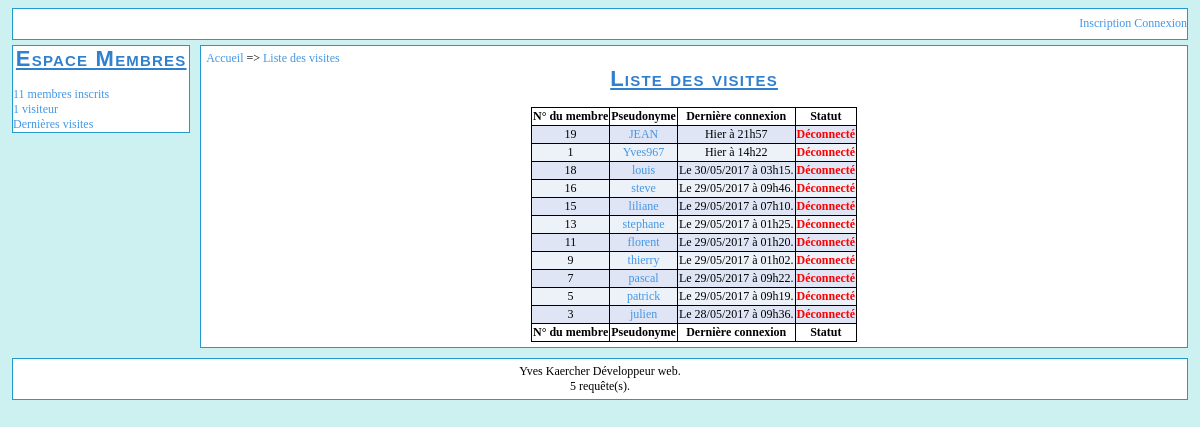
/stats.php?see=passed, run on the app's committed database.
### tables this page shows
CREATE TABLE `membres` (
  `membre_id` int(11) NOT NULL,
  `membre_pseudo` varchar(32) NOT NULL,
  `membre_mdp` varchar(40) NOT NULL,
  `membre_mail` varchar(100) NOT NULL,
  `membre_inscription` bigint(20) NOT NULL,
  `membre_naissance` varchar(11) NOT NULL,
  `membre_msn` varchar(255) NOT NULL,
  `membre_yahoo` varchar(255) NOT NULL,
  `membre_aim` varchar(255) NOT NULL,
  `membre_localisation` varchar(255) NOT NULL,
  `membre_profession` varchar(255) NOT NULL,
  `membre_avatar` varchar(255) NOT NULL,
  `membre_biographie` text NOT NULL,
  `membre_signature` text NOT NULL,
  `membre_derniere_visite` bigint(20) NOT NULL,
  `membre_banni` int(11) NOT NULL DEFAULT '0'
);

### includes/fonctions.php (called while the page is built, shortened)
<?php
function sqlquery($requete, $number)
{
	$query = mysql_query($requete) or exit('Erreur SQL : '.mysql_error().' Ligne : '. __LINE__ .'.');
	if($number == 1)
	{
		$query1 = mysql_fetch_assoc($query);
		return $query1;
	}
	else if($number == 2)
	{
		while($query1 = mysql_fetch_assoc($query))
		{
			$query2[] = $query1;
		}
		return $query2;
	}
	else
	{
		exit('Argument de sqlquery non renseigné ou incorrect.');
	}
}
function queries($num = 1)
{
	global $queries;
	$queries = $queries + intval($num);
}
?>

### includes/config.php (called while the page is built, shortened)
<?php
$queries = 0;
?>

### stats/passed.php (the view, shortened to what this page needs)
<?php
include('includes/haut.php');
?>
                <div id="colonne_gauche">
                <?php
                include('includes/colg.php');
                ?>
                </div>
                <div id="contenu">
                        <div id="map">
                                <a href="index.php">Accueil</a> => <a href="stats.php?see=passed">Liste des visites</a>
                        </div>
                        <h1>Liste des visites</h1>
                <?php
                $membre_query = sqlquery("SELECT membre_id, membre_pseudo, membre_derniere_visite, connectes_id
                FROM membres
                LEFT JOIN connectes
                ON membre_id = connectes_id
                ORDER BY membre_derniere_visite DESC", 2);
                $i = 0;
                ?>
                        <div class="membre_liste">
                                <table>
                                        <thead>
                                                <th>N° du membre</th>
                                                <th>Pseudonyme</th>
                                                <th>Dernière connexion</th>
                                                <th>Statut</th>
                                        </thead>
                                        <tfoot>
                                                <th>N° du membre</th>
                                                <th>Pseudonyme</th>
                                                <th>Dernière connexion</th>
                                                <th>Statut</th>
                                        </tfoot>
                                        <tbody>
                <?php
                while(isset($membre_query[$i]))
                {
                        if($membre_query[$i]['connectes_id'] == $membre_query[$i]['membre_id'])
                        {
                                $statut = '<span class="actif">Connecté</span>';
                        }
                        else
                        {
                                $statut = '<span class="inactif">Déconnecté</span>';
                        }
                        echo '<tr class="ligne_'.($i%2).'">
                        <td>'.$membre_query[$i]['membre_id'].'</td>
                        <td><a href="membres/user.php?id='.$membre_query[$i]['membre_id'].'">'.htmlspecialchars($membre_query[$i]['membre_pseudo'], ENT_QUOTES).'</a></td>
                        <td>'.mepd($membre_query[$i]['membre_derniere_visite']).'</td>
                        <td>'.$statut.'</td>
                        </tr>
                        ';
                        $i++;
                }
                ?>
                                        </tbody>
                                </table>
                        </div>
                </div>

### design.css (style rules this page uses)
body { background-color: #CDF0F0; width:auto; margin-left: 1%; margin-right: 1%; font-family: verdana, serif; font-size:12px }
#colonne_gauche { background-color: white; width:15%; margin-top: 5px; margin-bottom: 10px; padding:0; border: 1px solid #2499cc; float: left; }
#contenu { background-color: white; margin-left: 16%; margin-bottom:10px; margin-right:0; margin-top:5px; padding:5px; width:auto; border: 1px solid #2499cc; min-height:200px; }
h1 { text-align:center; text-decoration: underline; color: #3080D0; font-family:"trebuchet ms", verdana, sans-serif; letter-spacing:1.2px; font-variant:small-caps; font-weight:bold; font-size:22px; margin-top:0; }
a, a:visited { color:#4497e6; text-decoration:none; }
table { margin: auto; margin-top: 10px; border: 1px solid black; text-align: center; border-collapse: collapse; }
th { border: 1px solid black; text-align: center; }
td { border: 1px solid black; text-align: center; }
.ligne_0 { background-color: #dfe5f5; }
.ligne_1 { background-color: #edf1f8; }
.inactif { color: red; font-weight: bold; }

### data on the page
membres: membre_id "19", membre_pseudo "JEAN", membre_derniere_visite "Hier à 21h57", shows "Déconnecté"
membres: membre_id "1", membre_pseudo "Yves967", membre_derniere_visite "Hier à 14h22", shows "Déconnecté"
membres: membre_id "18", membre_pseudo "louis", membre_derniere_visite "Le 30/05/2017 à 03h15.", shows "Déconnecté"
membres: membre_id "16", membre_pseudo "steve", membre_derniere_visite "Le 29/05/2017 à 09h46.", shows "Déconnecté"
membres: membre_id "15", membre_pseudo "liliane", membre_derniere_visite "Le 29/05/2017 à 07h10.", shows "Déconnecté"
membres: membre_id "13", membre_pseudo "stephane", membre_derniere_visite "Le 29/05/2017 à 01h25.", shows "Déconnecté"
membres: membre_id "11", membre_pseudo "florent", membre_derniere_visite "Le 29/05/2017 à 01h20.", shows "Déconnecté"
membres: membre_id "9", membre_pseudo "thierry", membre_derniere_visite "Le 29/05/2017 à 01h02.", shows "Déconnecté"
membres: membre_id "7", membre_pseudo "pascal", membre_derniere_visite "Le 29/05/2017 à 09h22.", shows "Déconnecté"
membres: membre_id "5", membre_pseudo "patrick", membre_derniere_visite "Le 29/05/2017 à 09h19.", shows "Déconnecté"
membres: membre_id "3", membre_pseudo "julien", membre_derniere_visite "Le 28/05/2017 à 09h36.", shows "Déconnecté"

### other printed values
$num1 = get('nb_membres') "11"
$num2 = get('connectes') "1"
$queries "5"
